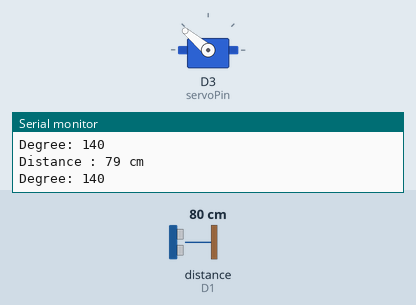
This sketch was run on a simulated ESP8266 (NodeMCU). Shown: servo, the last lines printed to the serial monitor. Wiring (inferred from the names in the program): ultrasonic range finder: trigger D2; echo D1. The inputs (shaded band) are chosen by the test bench; at power-on: distance to the obstacle (sensor on D1) 80 cm. The echo pulse lasts 58.3 µs per cm.

Above: at 1.3 s.
1.4 s: distance to the obstacle (sensor on D1) set to 2 cm
At 2.1 s:
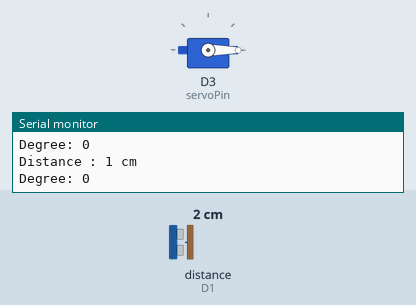
3.0 s: distance to the obstacle (sensor on D1) set to 18 cm
At 3.4 s:
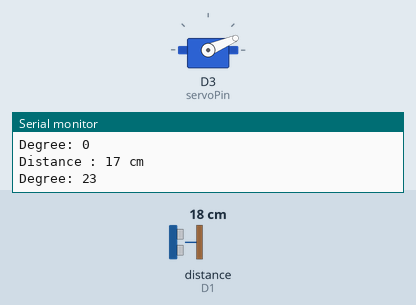
4.5 s: distance to the obstacle (sensor on D1) set to 35 cm
At 5.7 s:
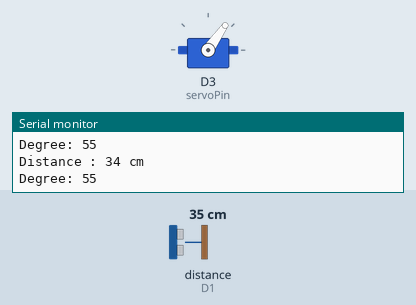
6.0 s: distance to the obstacle (sensor on D1) set to 60 cm
At 7.2 s:
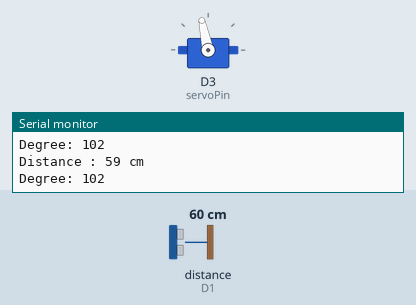
7.5 s: distance to the obstacle (sensor on D1) set to 120 cm
At 7.9 s:
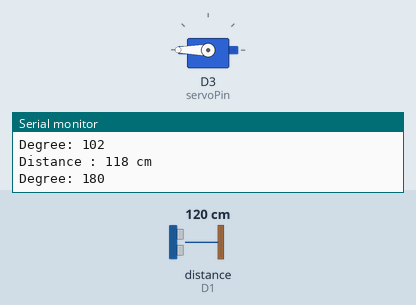
9.0 s: distance to the obstacle (sensor on D1) set to 4 cm
At 9.7 s:
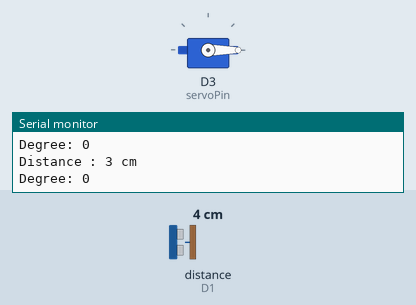
Timing chart, 0 to 11.5 s (numbered marks = the images above; inputs shaded):
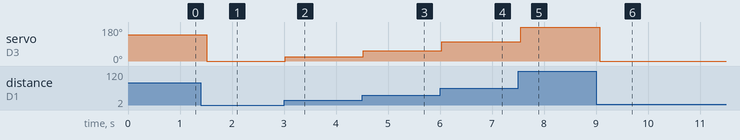

Measured:
- after the input at 1.4 s, servo on D3 (servoPin): 140° → 0° after 0.12 s
- after the input at 3.0 s, servo on D3 (servoPin): 0° → 23° at once
- after the input at 4.5 s, servo on D3 (servoPin): 23° → 55° at once
- after the input at 6.0 s, servo on D3 (servoPin): 55° → 102° at once
- after the input at 7.5 s, servo on D3 (servoPin): 102° → 180° after 0.05 s
- after the input at 9.0 s, servo on D3 (servoPin): 180° → 0° after 0.07 s

The sketch:

he.ino
```cpp
#include <Servo.h>

const int trigPin=D2;
const int echoPin=D1;
const int servoPin=D3;

Servo servo;
long duration;
int distance;

void setup() {
  // put your setup code here, to run once:
  pinMode(trigPin, OUTPUT);
  pinMode(echoPin, INPUT);
  servo.attach(servoPin);
  Serial.begin(115200);
}

void loop() {
  // put your main code here, to run repeatedly:
  digitalWrite(trigPin, LOW);
  delayMicroseconds(2);

  digitalWrite(trigPin, HIGH);
  delayMicroseconds(10);
  digitalWrite(trigPin, LOW);

  duration = pulseIn(echoPin, HIGH);
  distance = duration * 0.034 / 2;

  Serial.print("Distance : ");
  Serial.print(distance);
  Serial.println(" cm");

  int degree = map(distance, 5, 100, 0, 180);
  if (degree <= 5) {
    degree = 0;
  }
  else if (degree >= 180) {
    degree = 180;
  }

  Serial.print("Degree: ");
  Serial.println(degree);

  servo.write(degree);

  delay(500);
}
```
